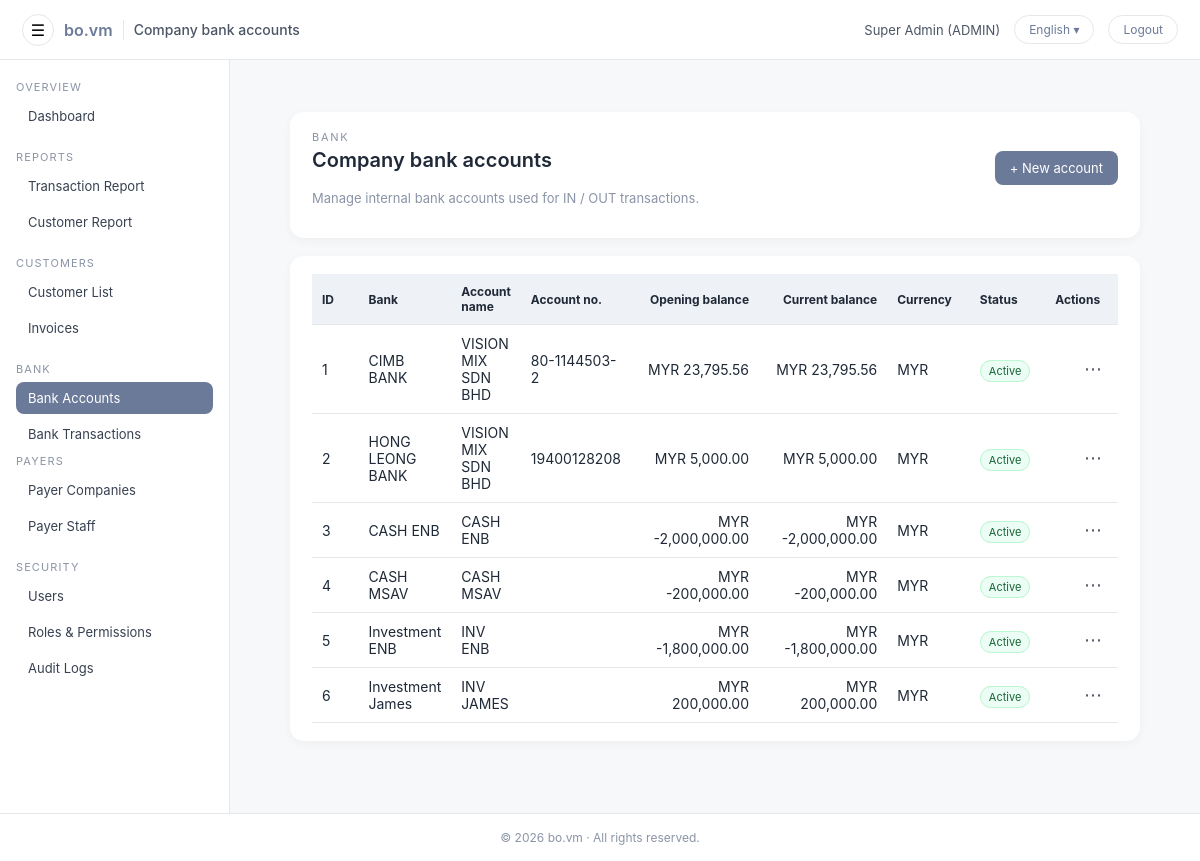
The page /admin/bank/accounts.php (signed in) on the database its author committed.
### tables this page shows
CREATE TABLE `users` (
  `id` int(11) NOT NULL AUTO_INCREMENT,
  `username` varchar(100) NOT NULL,
  `password_hash` varchar(255) NOT NULL,
  `full_name` varchar(255) NOT NULL,
  `email` varchar(255) DEFAULT NULL,
  `phone` varchar(50) DEFAULT NULL,
  `nric` varchar(50) DEFAULT NULL,
  `role` enum('ADMIN','CUSTOMER') NOT NULL DEFAULT 'CUSTOMER',
  `customer_id` int(11) DEFAULT NULL,
  `must_change_password` tinyint(1) NOT NULL DEFAULT 1,
  `is_active` tinyint(1) NOT NULL DEFAULT 1,
  `last_login_at` datetime DEFAULT NULL,
  `created_at` datetime NOT NULL DEFAULT current_timestamp(),
  `updated_at` datetime DEFAULT NULL ON UPDATE current_timestamp(),
  PRIMARY KEY (`id`),
  UNIQUE KEY `uq_users_username` (`username`),
  KEY `fk_users_customer` (`customer_id`),
  CONSTRAINT `fk_users_customer` FOREIGN KEY (`customer_id`) REFERENCES `customers` (`id`) ON DELETE SET NULL ON UPDATE CASCADE
);

CREATE TABLE `company_bank_accounts` (
  `id` int(10) unsigned NOT NULL AUTO_INCREMENT,
  `bank_code` varchar(30) DEFAULT NULL,
  `bank_name` varchar(120) DEFAULT NULL,
  `account_name` varchar(120) NOT NULL,
  `account_no` varchar(60) NOT NULL,
  `label` varchar(255) DEFAULT NULL,
  `currency` varchar(10) NOT NULL DEFAULT 'MYR',
  `is_active` tinyint(1) NOT NULL DEFAULT 1,
  `sort_order` int(11) NOT NULL DEFAULT 0,
  `created_at` datetime NOT NULL DEFAULT current_timestamp(),
  `updated_at` datetime DEFAULT NULL ON UPDATE current_timestamp(),
  PRIMARY KEY (`id`),
  KEY `idx_active` (`is_active`),
  KEY `idx_bank_code` (`bank_code`),
  KEY `idx_sort_order` (`sort_order`)
);

### app/helpers.php (called while the page is built, shortened)
<?php
if (!function_exists('h')) {
    function h($v): string {
        return htmlspecialchars((string)$v, ENT_QUOTES, 'UTF-8');
    }
}
if (!function_exists('url')) {
    function url(string $path = ''): string {
        $base = defined('BASE_URL') ? rtrim(BASE_URL, '/') : '';
        $path = ltrim($path, '/');
        return ($base ?: '') . '/' . $path;
    }
}

### config/i18n.php (called while the page is built, shortened)
<?php
$lang = $_SESSION['lang'] ?? 'en';
$__translations = [];
$path = __DIR__ . '/../lang/' . $lang . '.php';
if (file_exists($path)) {
    $__translations = require $path;
}
function __tr_find(array $arr, string $key): mixed
{
    if (strpos($key, '.') !== false) {
        $parts = explode('.', $key);
        $cur   = $arr;
        foreach ($parts as $p) {
            if (!is_array($cur) || !array_key_exists($p, $cur)) {
                return null;
            }
            $cur = $cur[$p];
        }
        return $cur;
    }
    return null;
}
function t(string $key, array|string $vars = [], string $fallback = ''): string
{
    global $__translations;
    $text = $fallback;
    $found = __tr_find($__translations, $key);
    if (is_string($found)) {
        $text = $found;
    }
    return $text;
}

### app/auth.php (called while the page is built, shortened)
<?php
require_once __DIR__ . '/../app/helpers.php';
function current_user(): ?array
{
    static $cached = null;
    if ($cached !== null) {
        return $cached;
    }
    $uid = (int)($_SESSION['user_id'] ?? 0);
    $pdo = get_pdo();
    $st  = $pdo->prepare("SELECT * FROM users WHERE id = :id AND is_active = 1");
    $st->execute([':id' => $uid]);
    $row = $st->fetch();
    return $cached = ($row ?: null);
}
function require_login(): void
{
    $u = current_user();
}

### app/permissions.php (called while the page is built, shortened)
<?php
require_once __DIR__ . '/auth.php';
function user_permissions(int $userId): array
{
    static $cache = [];
    if (isset($cache[$userId])) {
        return $cache[$userId];
    }
    $pdo = get_pdo();
    $sql = "
        SELECT DISTINCT rp.perm_code
          FROM user_roles ur
          JOIN roles r
            ON r.id = ur.role_id
           AND r.is_active = 1
          JOIN role_permissions rp
            ON rp.role_id = r.id
         WHERE ur.user_id = :uid
    ";
    $st = $pdo->prepare($sql);
    $st->execute([':uid' => $userId]);
    $rows = $st->fetchAll(\PDO::FETCH_COLUMN);
    $cache[$userId] = $rows ?: [];
    return $cache[$userId];
}
function user_has_perm(string $perm): bool
{
    $u = current_user();
    $uid = (int)$u['id'];
    $pdo = get_pdo();
    $st  = $pdo->prepare("SELECT COUNT(*) FROM user_roles WHERE user_id = :uid");
    $st->execute([':uid' => $uid]);
    $roleCount = (int)$st->fetchColumn();
    $perms = user_permissions($uid);
    return in_array($perm, $perms, true);
}
function can(string $perm): bool
{
    return user_has_perm($perm);
}
function require_perm(string $perm): void
{
    if (!user_has_perm($perm)) {
        http_response_code(403);
        exit('Forbidden (missing permission: ' .
            htmlspecialchars($perm, ENT_QUOTES, 'UTF-8') .
            ')');
    }
}

### public/admin/bank/accounts.php (the view, shortened to what this page needs)
<?php
require_login();
if (function_exists('require_perm')) {
    require_perm('BANK.ACCOUNT.V');
}
$pdo = get_pdo();
$pdo->setAttribute(PDO::ATTR_DEFAULT_FETCH_MODE, PDO::FETCH_ASSOC);
$hasT = function_exists('t');
$canFn = function_exists('can') ? 'can' : null;
$canEdit   = $canFn ? $canFn('BANK.ACCOUNT.E') : true;
$st = $pdo->query("
    SELECT
      id,
      bank_name,
      bank_code,
      account_name,
      account_no,
      currency,
      is_active,
      sort_order,
      created_at
    FROM company_bank_accounts
    ORDER BY is_active DESC,
             sort_order ASC,
             bank_name ASC,
             id ASC
");
$rows = $st->fetchAll();
$firstOfMonth = date('Y-m-01');
$balanceMap = [];
$st2 = $pdo->prepare("
    SELECT
      bank_id,
      -- 当前总余额 (所有交易，原币)
      SUM(
        CASE
          WHEN txn_type = 'IN'  THEN amount
          WHEN txn_type = 'OUT' THEN -amount
          ELSE 0
        END
      ) AS bal_current,
      -- 本月1号前的余额 = Opening（原币）
      SUM(
        CASE
          WHEN txn_date < :first_of_month THEN
            CASE
              WHEN txn_type = 'IN'  THEN amount
              WHEN txn_type = 'OUT' THEN -amount
              ELSE 0
            END
          ELSE 0
        END
      ) AS bal_opening
    FROM company_bank_txn
    GROUP BY bank_id
");
$st2->execute([':first_of_month' => $firstOfMonth]);
while ($r = $st2->fetch()) {
    $bid = (int)$r['bank_id'];
    $balanceMap[$bid] = [
        'opening' => (float)($r['bal_opening'] ?? 0),
        'current' => (float)($r['bal_current'] ?? 0),
    ];
}
$page_title = $hasT
    ? t('admin.bank.accounts.page_title', [], 'Company bank accounts')
    : 'Company bank accounts';
include __DIR__ . '/../include/header.php';
?>
<div class="admin-main">
    <div class="admin-main-inner">
        <div class="admin-card" style="margin-bottom:18px;">
            <div class="admin-card-header">
                <div>
                    <div class="form-page-eyebrow">
                        <?= h($hasT ? t('admin.bank.accounts.eyebrow', [], 'Bank') : 'Bank') ?>
                    </div>
                    <h1 class="page-title"><?= h($page_title) ?></h1>
                    <div class="form-page-subtitle">
                        <?= h(
                            $hasT
                                ? t('admin.bank.accounts.subtitle', [], 'Manage internal bank accounts used for IN / OUT transactions.')
                                : 'Manage internal bank accounts used for IN / OUT transactions.'
                        ) ?>
                    </div>
                </div>
                <?php if ($canEdit): ?>
                    <div>
                        <a href="<?= h(url('admin/bank/account_edit.php?id=0')) ?>"
                            class="btn btn-primary">
                            <?= h($hasT ? t('admin.bank.accounts.new_btn', [], '+ New account') : '+ New account') ?>
                        </a>
                    </div>
                <?php endif; ?>
            </div>
        </div>
        <div class="admin-card">
            <table class="table">
                <thead>
                    <tr>
                        <th style="width:60px;">ID</th>
                        <th><?= h($hasT ? t('admin.bank.accounts.col.bank', [], 'Bank') : 'Bank') ?></th>
                        <th><?= h($hasT ? t('admin.bank.accounts.col.account_name', [], 'Account name') : 'Account name') ?></th>
                        <th><?= h($hasT ? t('admin.bank.accounts.col.account_no', [], 'Account no.') : 'Account no.') ?></th>
                        <th style="width:140px;text-align:right;">
                            <?= h($hasT ? t('admin.bank.accounts.col.opening', [], 'Opening balance') : 'Opening balance') ?>
                        </th>
                        <th style="width:140px;text-align:right;">
                            <?= h($hasT ? t('admin.bank.accounts.col.current', [], 'Current balance') : 'Current balance') ?>
                        </th>
                        <th style="width:90px;">
                            <?= h($hasT ? t('admin.bank.accounts.col.currency', [], 'Currency') : 'Currency') ?>
                        </th>
                        <th style="width:80px;">
                            <?= h($hasT ? t('admin.bank.accounts.col.status', [], 'Status') : 'Status') ?>
                        </th>
                        <th style="width:80px;" class="table-actions-cell">
                            <?= h($hasT ? t('admin.common.actions', [], 'Actions') : 'Actions') ?>
                        </th>
                    </tr>
                </thead>
                <tbody>
                    <?php if (!$rows): ?>
                        <tr>
                            <td colspan="9" style="padding:16px; font-size:13px; color:#6b7280;">
                                <?= h(
                                    $hasT
                                        ? t('admin.bank.accounts.empty', [], 'No bank accounts yet.')
                                        : 'No bank accounts yet.'
                                ) ?>
                            </td>
                        </tr>
                    <?php else: ?>
                        <?php foreach ($rows as $r): ?>
                            <?php
                            $bid = (int)$r['id'];
                            $opening = $balanceMap[$bid]['opening'] ?? 0.0;
                            $current = $balanceMap[$bid]['current'] ?? 0.0;
                            $cur     = $r['currency'] ?: 'MYR';
                            ?>
                            <tr>
                                <td><?= $bid ?></td>
                                <td><?= h($r['bank_name']) ?></td>
                                <td><?= h($r['account_name']) ?></td>
                                <td><?= h($r['account_no']) ?></td>
                                <td style="text-align:right;">
                                    <?= h($cur) ?> <?= number_format($opening, 2) ?>
                                </td>
                                <td style="text-align:right;">
                                    <?= h($cur) ?> <?= number_format($current, 2) ?>
                                </td>
                                <td><?= h($cur) ?></td>
                                <td>
                                    <?php if ((int)$r['is_active'] === 1): ?>
                                        <span style="font-size:11px;padding:3px 8px;border-radius:999px;
                               background:#ecfdf5;color:#166534;border:1px solid #bbf7d0;">
                                            <?= h($hasT ? t('admin.common.active', [], 'Active') : 'Active') ?>
                                        </span>
                                    <?php endif; ?>
                                </td>
                                <td class="table-actions-cell">
                                    <div class="actions-menu">
                                        <button type="button" class="actions-menu-trigger" aria-expanded="false">⋯</button>
                                    </div>
                                </td>
                            </tr>
                        <?php endforeach; ?>
                    <?php endif; ?>
                </tbody>
            </table>
        </div>
    </div>
</div>
<?php include __DIR__ . '/../include/footer.php'; ?>

### public/admin/include/header.php (shortened to what this page needs)
<?php
$u = current_user();
$page_title = $page_title ?? 'Admin';
$currentLang = $_SESSION['lang'] ?? 'en';
$langLabelMap = [
  'en' => 'English',
  'ms' => 'Malay',
  'zh' => '中文',
];
$displayLang = $langLabelMap[$currentLang] ?? 'English';
?>
<!DOCTYPE html>
<html lang="<?= h($currentLang) ?>">
<head>
  <link rel="stylesheet" href="<?= h(url('admin/assets/style.css')) ?>">
  <link rel="stylesheet" href="<?= h(url('admin/assets/css/admin-actions-menu.css')) ?>">
  <link rel="stylesheet" href="<?= h(url('public/assets/css/date_range.css')) ?>">
</head>
<body class="admin-body">
  <header class="admin-topbar">
    <div class="topbar-left">
      <button id="sidebarToggle"
        class="topbar-toggle"
        type="button"
        aria-label="<?= h(function_exists('t') ? t('admin.header.toggle_sidebar', [], 'Toggle sidebar') : 'Toggle sidebar') ?>">☰</button>
      <span class="topbar-logo">bo.vm</span>
      <span class="topbar-app-title"><?= h($page_title) ?></span>
    </div>
    <div class="topbar-right">
      <span class="topbar-user">
        <?= h($u['full_name'] ?? $u['username']) ?> (<?= h($u['role']) ?>)
      </span>
      <div class="lang-wrap">
        <button id="adminLangToggle" class="btn-topbar">
          <?= h($displayLang) ?> ▾
        </button>
      </div>
      <a class="btn-topbar" href="<?= h(url('logout.php')) ?>">
        <?= h(function_exists('t') ? t('admin.header.logout', [], 'Logout') : 'Logout') ?>
      </a>
    </div>
  </header>
  <div class="admin-shell">
    <?php include __DIR__ . '/sidebar.php'; ?>
    <main class="admin-main">
      <div class="admin-main-inner">

### rows shown on the page
users: full_name "Super Admin", role "ADMIN"
company_bank_accounts: id "1", bank_name "CIMB BANK", account_name "VISION MIX SDN BHD", account_no "80-1144503-2", currency "MYR", id "23,795.56"
company_bank_accounts: id "2", bank_name "HONG LEONG BANK", account_name "VISION MIX SDN BHD", account_no "19400128208", currency "MYR", id "5,000.00"
company_bank_accounts: id "3", bank_name "CASH ENB", account_name "CASH ENB", currency "MYR", id "-2,000,000.00"
company_bank_accounts: id "4", bank_name "CASH MSAV", account_name "CASH MSAV", currency "MYR", id "-200,000.00"
company_bank_accounts: id "5", bank_name "Investment ENB", account_name "INV ENB", currency "MYR", id "-1,800,000.00"
company_bank_accounts: id "6", bank_name "Investment James", account_name "INV JAMES", currency "MYR", id "200,000.00"

### other values the page prints
$page_title "Company bank accounts"
$displayLang "English"
$hasT ? t('admin.nav.section.overview', [], 'OVERVIEW') : 'OVERVIEW' "OVERVIEW"
$hasT ? t('admin.nav.dashboard', [], 'Dashboard') : 'Dashboard' "Dashboard"
$hasT ? t('admin.nav.section.reports', [], 'REPORTS') : 'REPORTS' "REPORTS"
$hasT ? t('admin.nav.customer_invoices', [], 'Invoices') : 'Invoices' "Invoices"
$hasT ? t('admin.nav.section.bank', [], 'BANK') : 'BANK' "BANK"
$hasT ? t('admin.nav.section.payers', [], 'PAYERS') : 'PAYERS' "PAYERS"
$hasT ? t('admin.nav.payer_staff', [], 'Payer Staff') : 'Payer Staff' "Payer Staff"
$hasT ? t('admin.nav.section.security', [], 'SECURITY') : 'SECURITY' "SECURITY"
$hasT ? t('admin.nav.users', [], 'Users') : 'Users' "Users"
$hasT ? t('admin.nav.audit_logs', [], 'Audit Logs') : 'Audit Logs' "Audit Logs"
$hasT ? t('admin.bank.accounts.eyebrow', [], 'Bank') : 'Bank' "BANK"
$hasT ? t('admin.bank.accounts.col.bank', [], 'Bank') : 'Bank' "Bank"
$hasT ? t('admin.bank.accounts.col.status', [], 'Status') : 'Status' "Status"
